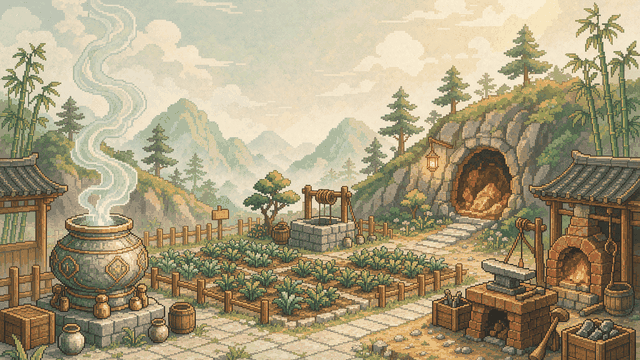
#> input picture assets/img/bg/bg_baiyi.png, 640 x 360 px
$ python -i gen_store_assets.py   (imports and definitions only)
#> lines starting #> are read from the running program, lines starting #| are printed output that depends on the picture
#> further down, picture is the input picture: PIL image 640x360 P; mean R, G, B 169.6, 157.4, 126.1
#!/usr/bin/env python
# -*- coding: utf-8 -*-
"""
DEDAO · TapTap 物料生成器（零成本版）

不调用任何图片生成接口，全部由仓库内现有素材 + 站酷仓耳渔阳体字库合成。
产出目录：dist/taptap/物料/

设计语言与游戏内保持一致（见 css/style.css :root）：
  暗墨紫底 #12101a / 面板 #1d1926 / 描边 #3a3450
  金 #e8c15a / 亮金 #f7e2a0 / 淡紫 #cdb9ff / 灰紫 #8a7ab0

字体来源（按优先级自动解析，见 resolve_font）：
  1. 环境变量 DEDAO_FONT_TTF
  2. _probe/fontsrc/package/仓耳渔阳体-W05.ttf（本地解包产物，gitignore）
  3. 从 assets/fonts/TsangerYuYangT-W05.woff2 解压出 TTF（需 fontTools + brotli）
  —— 第 3 条是给「新 clone 仓库」准备的，保证脚本不依赖任何临时文件。

⚠ 原图水印：assets/img/_src/*.png 右下角带生成器水印，本脚本统一裁掉底部 94px。
"""

import os
import sys
import math

from PIL import Image, ImageDraw, ImageFont, ImageFilter, ImageEnhance, ImageChops

ROOT = os.path.abspath(os.path.join(os.path.dirname(__file__), '..'))
OUT_DIR = os.path.join(ROOT, 'dist', 'taptap', '物料')

# ─────────────────────────── 调色板（与 css/style.css 对齐） ───────────────────────────
INK      = (18, 16, 26)        # --bg
INK_2    = (13, 11, 19)
PANEL    = (29, 25, 38)        # --panel
PANEL_2  = (36, 31, 49)        # --panel2
LINE     = (58, 52, 80)        # --line
GOLD     = (232, 193, 90)      # --gold
GOLD_L   = (250, 232, 176)
GOLD_D   = (168, 130, 44)
LILAC    = (205, 185, 255)
MUTED    = (138, 122, 176)
WHITE    = (245, 242, 250)
CINNABAR = (188, 74, 58)

FONT_W05 = None  # 运行时填充


# ───────────────────────────────── 基础设施 ─────────────────────────────────

# [26 lines left out: function resolve_font, not called in this run]


def F(size):
    """取指定磅值的字体。"""
    return ImageFont.truetype(FONT_W05, size)


# [33 lines left out: functions fit_cover, fit_contain, src_path, load_src, not called in this run]


def load_img(*parts):
    p = os.path.join(ROOT, *parts)
    return Image.open(p).convert('RGBA')


# [60 lines left out: functions gradient, text_mask, paste_text, not called in this run]


# ---------------- 手书「道」混合字标 ----------------
# 「道」字改用用户手写草书真迹（assets/img/brand/dao_handwritten.png，版权 100% 用户），
# 其余字仍用游戏字库。视觉与原字标一致（同渐变/描边/发光/投影）。

_DAO_GLYPH = None


# [180 lines left out: functions _dao_glyph, wordmark_mask, paste_wordmark, _rgba, feather, _hero_frame and 4 more, not called in this run]


def darken(base, factor=0.6):
    return ImageEnhance.Brightness(base).enhance(factor)


def grain(im, amount=6):
    """加一层细颗粒，避免大面积渐变出现色带。"""
#> called with amount = 6
    W, H = im.size
#> W = 640; H = 360
    noise = Image.effect_noise((W, H), amount).convert('L')
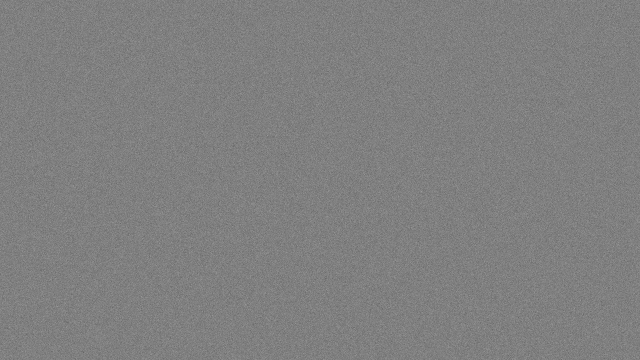
#> noise: PIL image 640x360 L; min 100, max 155, mean 127.5
    noise = noise.point(lambda v: 128 + (v - 128) // 3)
    return ImageChops.overlay(im.convert('RGB'), noise.convert('RGB'))


def ring(draw, cx, cy, r, color, width=3):
    draw.ellipse((cx - r, cy - r, cx + r, cy + r), outline=_rgba(color), width=width)


# [466 lines left out: functions hairline_frame, seal, divider, cloud_band, glow_orb, make_icon and 10 more, not called in this run]


# ───────────────────────────────── 主流程 ─────────────────────────────────

BUILDERS = [
    ('图标 512×512',            make_icon,              (512, 512)),
    ('LOGO 2048×768',          make_logo,              (2048, 768)),
    ('顶部图 1920×1080',        make_hero_banner,       (1920, 1080)),
    ('宣传图 16:9 1920×1080',   make_promo_16x9,        (1920, 1080)),
    ('宣传图 1:1 1440×1440',    make_promo_1x1,         (1440, 1440)),
    ('竖版封面 1200×1800',      make_vertical_cover,    (1200, 1800)),
    ('横版封面 1920×900',       make_horizontal_cover,  (1920, 900)),
    ('库背景壁纸 3840×1240',    make_wallpaper,         (3840, 1240)),
    ('视频封面 1256×706',       make_video_cover,       (1256, 706)),
]


# [27 lines left out: function main, not called in this run]


# [2 lines not run here, left out]

>>> from PIL import Image
>>> picture = Image.open('../assets/img/bg/bg_baiyi.png')
>>> result = grain(picture)
